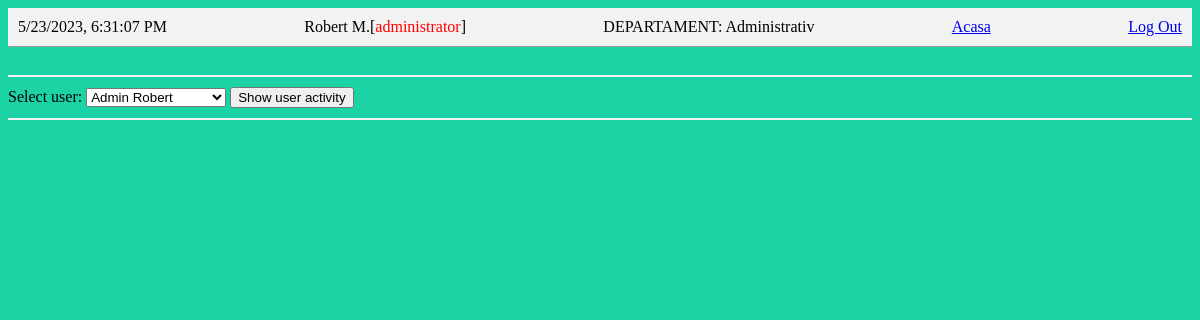
The app's page /Admin/logIstoricPersoana.php (signed in) with its own data.
### tables this page shows
CREATE TABLE `users` (
  `id` int(11) NOT NULL,
  `name` varchar(255) NOT NULL,
  `email` varchar(255) NOT NULL,
  `password` varchar(255) NOT NULL,
  `role` varchar(255) DEFAULT 'user',
  `department_id` int(11) NOT NULL,
  `phone_number` varchar(15) DEFAULT NULL,
  `is_active` tinyint(1) NOT NULL DEFAULT '0'
);

### Admin/logIstoricPersoana.php (the view, shortened to what this page needs)
<?php
include_once '../inc/db.inc.php';
$email = $_SESSION['email'];
$department = '';
$stmt = $conn->prepare("SELECT role FROM users WHERE email = ?");
$stmt->bind_param("s", $email);
$stmt->execute();
$result = $stmt->get_result();
if ($result->num_rows == 1) {
  $user = $result->fetch_assoc();
  $role = $user['role'];
}
$stmt = $conn->prepare("SELECT department_id, name FROM users WHERE email = ?");
$stmt->bind_param("s", $email);
$stmt->execute();
$result = $stmt->get_result();
if ($result->num_rows == 1) {
  $row = $result->fetch_assoc();
  $department_id = $row['department_id'];
  $nume = $row['name'];
  $result = $conn->query("SELECT id, name FROM departments");
  $department_name = array();
  while ($row = $result->fetch_assoc()) {
    $department_name[$row['id']] = $row['name'];
  }
  $department = isset($department_name[$department_id]) ? $department_name[$department_id] : '';
}
?>
<!DOCTYPE html>
<html>
<head>
  <link rel="stylesheet" type="text/css" href="../style/styleHomeAdmin.css">
</head>
<body>
  <div class="header">
    <div id="clock"></div>
    <div>
      <?php
      if ($role === 'user') {
        echo $nume . '[<span style="color: green;">' . $role . '</span>]';
      } else {
        echo $nume . '[<span style="color: red;">' . $role . '</span>]';
      }
      ?>
    </div>
    <div><?php echo "DEPARTAMENT: " . $department ;?></div>
    <div><a href="../HomeAdmin.php" target="_self">Acasa</a></div>
    <div><a href="../inc/logout.php" target="_self">Log Out</a></div>
  </div>
  <br>
  <div class="line"></div>
  <form method="get">
    <label for="user_id">Select user:</label>
    <select id="user_id" name="user_id">
      <?php
      $result = $conn->query("SELECT id, name FROM users");
      while ($row = $result->fetch_assoc()) {
        echo '<option value="' . $row['id'] . '">' . $row['name'] . '</option>';
      }
      ?>
    </select>
    <input type="submit" value="Show user activity">
  </form>
<div class="line"></div>
</body>
</html>

### style/styleHomeAdmin.css (style rules this page uses)
body { background-color: #1bd3a5; }
.header { display: flex; justify-content: space-between; align-items: center; padding: 10px; background-color: #f2f2f2; border-bottom: 1px solid #999; }
.line { height: 2px; background-color: #f2f2f2; margin-top: 10px; margin-bottom: 10px; }

### records on screen
users: name "Robert M.", role "administrator", department "Administrativ"

### other values on screen
form field user_id "Admin Robert"
